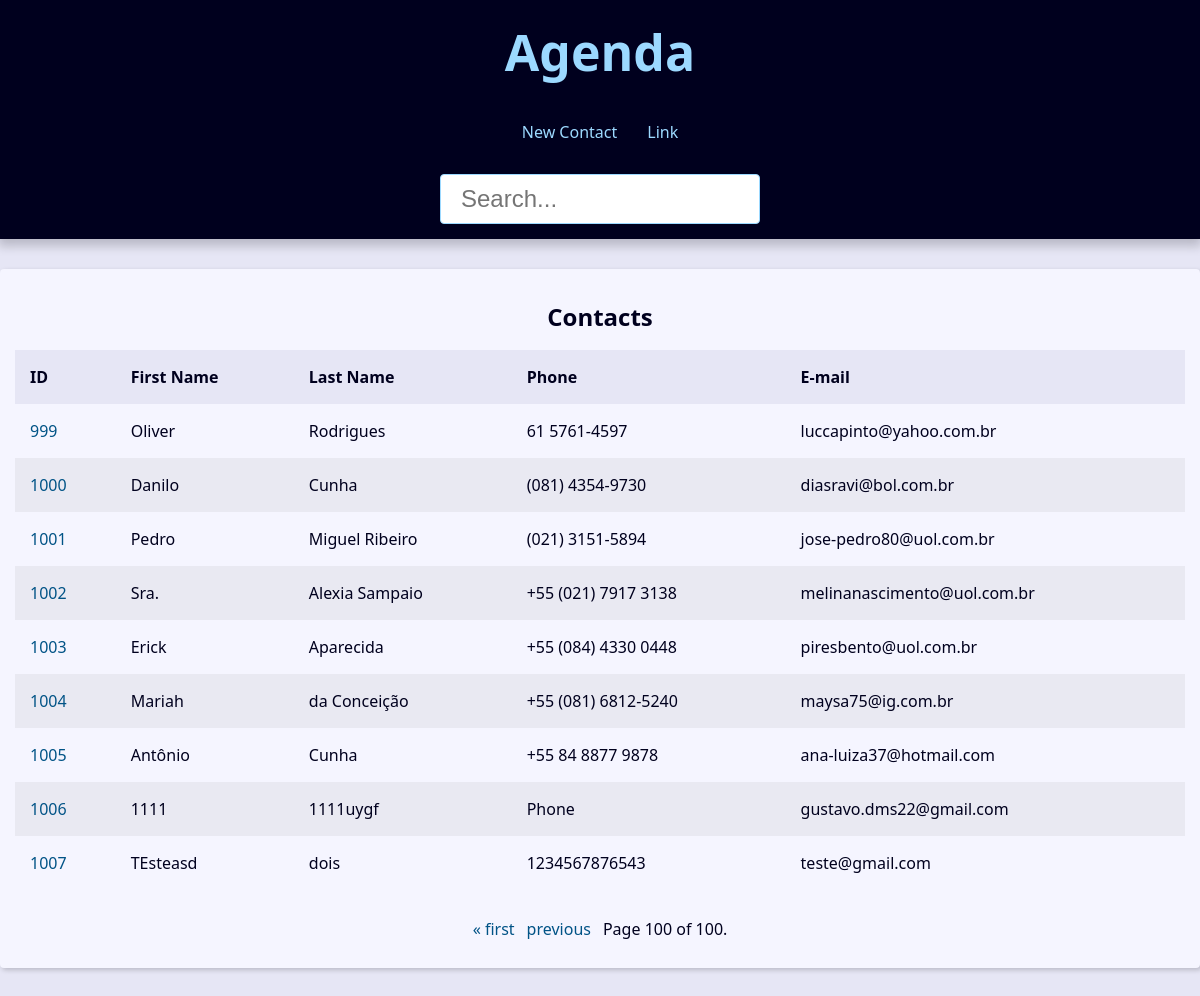
Page /?page=102&q= on the earlier database version.
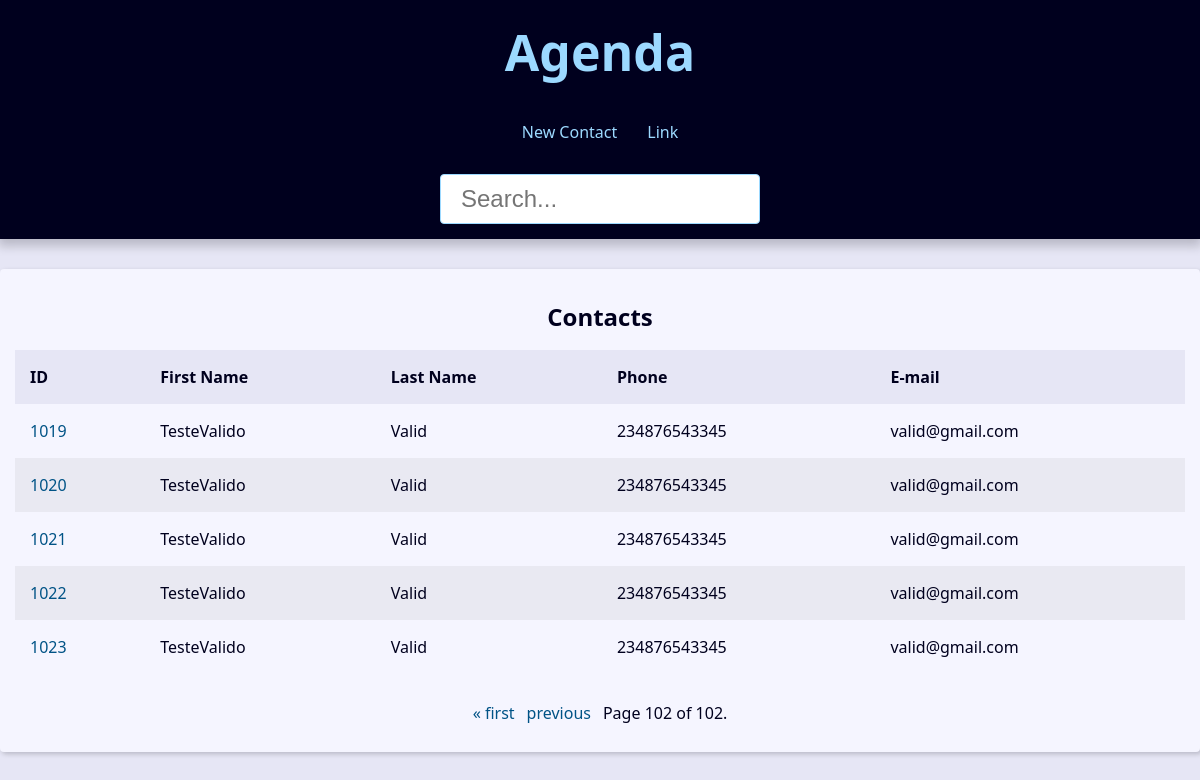
Same page on the later database version.
### contact/models.py (models this page shows, shortened)
class Contact( models.Model ):
    name = models.CharField(max_length=50) #field com char de no maximo 50 chars
    last_name = models.CharField(max_length=100)
    phone = models.CharField(max_length=70)
    email = models.EmailField(max_length=254)
    created_at = models.DateTimeField(default=timezone.now) #quando o campo for criado;
    description = models.TextField()
    show = models.BooleanField(default=True)
    picture = models.ImageField(blank=True,upload_to='pictures/%Y%m')
    category = models.ForeignKey(Category,on_delete=models.SET_NULL,blank=True, null=True) # CASCADE = deletando category, o contato sera deletado tambem
    owner = models.ForeignKey(User,on_delete=models.SET_NULL,null=True)

### contact/views/contact_views.py (the view)
# urls.py: path('', views.index, name='index'),
def index(request):
    contacts = Contact.objects.filter(show = True).order_by('id')
    paginator = Paginator(contacts, 10)  # Show 10 contacts per page.
    page_number = request.GET.get("page")
    page_obj = paginator.get_page(page_number)
    context = {
        'page_obj' : page_obj,
        'title' : 'Agenda'
    }
    return render(request,'contact/index.html',context)

### contact/templates/contact/index.html
{% extends 'global/base.html' %}
{% block content %}
  {% if page_obj %}
  <div class="responsive-table">
    <table class="contacts-table">
      <caption class="table-caption ">
        Contacts
      </caption>
      <thead>
        <tr class="table-row table-row-header">
          <th class="table-header">ID</th>
          <th class="table-header">First Name</th>
          <th class="table-header">Last Name</th>
          <th class="table-header">Phone</th>
          <th class="table-header">E-mail</th>
        </tr>
      </thead>
      <tbody>
        {% for contact in page_obj %}
          <tr class="table-row">
            <td class="table-cel">
              <a class="table-link" href=" {% url 'contact:contact' contact.id %}">
                {{ contact.id }}
              </a>
            </td>
            <td class="table-cel">
              {{ contact.name }}
            </td>
            <td class="table-cel">
              {{ contact.last_name }}
            </td>
            <td class="table-cel">
              {{ contact.phone }}
            </td>
            <td class="table-cel">
              {{ contact.email }}
            </td>
          </tr>
        {% endfor %}
      </tbody>
    </table>
  </div>
  {% else %}
  <div class="single-contact">
    <p>Nenhum contato encontrado</p>
  </div>
  {% endif %}
{% endblock content %}

Differences in the rows shown:
no longer on this page (row unchanged): Contact: id "999", name "Oliver", last_name "Rodrigues", phone "61 5761-4597", email "luccapinto@yahoo.com.br"
no longer on this page (row unchanged): Contact: id "1000", name "Danilo", last_name "Cunha", phone "(081) 4354-9730", email "diasravi@bol.com.br"
no longer on this page (row unchanged): Contact: id "1001", name "Pedro", last_name "Miguel Ribeiro", phone "(021) 3151-5894", email "jose-pedro80@uol.com.br"
no longer on this page (row unchanged): Contact: id "1002", name "Sra.", last_name "Alexia Sampaio", phone "+55 (021) 7917 3138", email "melinanascimento@uol.com.br"
no longer on this page (row unchanged): Contact: id "1003", name "Erick", last_name "Aparecida", phone "+55 (084) 4330 0448", email "piresbento@uol.com.br"
no longer on this page (row unchanged): Contact: id "1004", name "Mariah", last_name "da Conceição", phone "+55 (081) 6812-5240", email "maysa75@ig.com.br"
no longer on this page (row unchanged): Contact: id "1005", name "Antônio", last_name "Cunha", phone "+55 84 8877 9878", email "ana-luiza37@hotmail.com"
no longer on this page (row unchanged): Contact: id "1006", name "1111", last_name "1111uygf", phone "Phone", email "gustavo.dms22@gmail.com"
no longer on this page (row unchanged): Contact: id "1007", name "TEsteasd", last_name "dois", phone "1234567876543", email "teste@gmail.com"
added Contact: id "1019", name "TesteValido", last_name "Valid", phone "234876543345", email "valid@gmail.com"
added Contact: id "1020", name "TesteValido", last_name "Valid", phone "234876543345", email "valid@gmail.com"
added Contact: id "1021", name "TesteValido", last_name "Valid", phone "234876543345", email "valid@gmail.com"
added Contact: id "1022", name "TesteValido", last_name "Valid", phone "234876543345", email "valid@gmail.com"
added Contact: id "1023", name "TesteValido", last_name "Valid", phone "234876543345", email "valid@gmail.com"
Other differences:
{{ page_obj.number }}: "100" → "102"
{{ page_obj.paginator.num_pages }}: "100" → "102"
